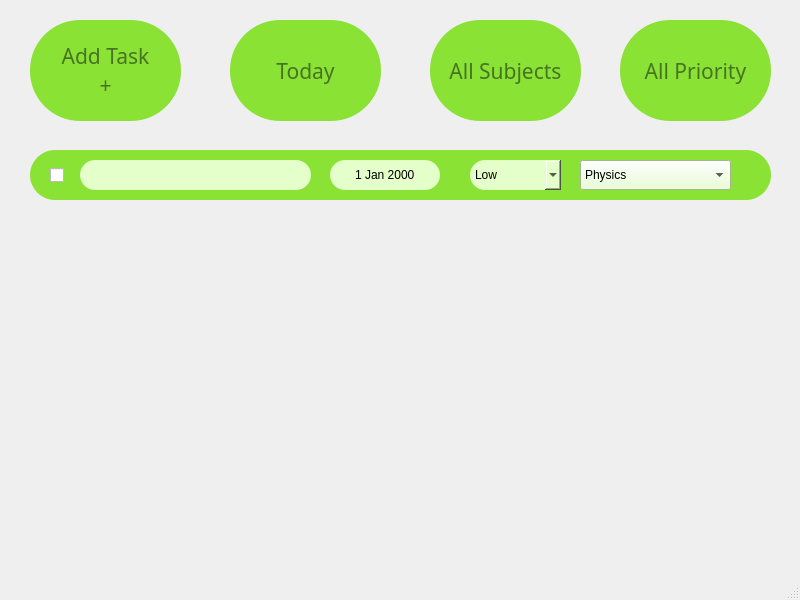
<?xml version="1.0" encoding="UTF-8"?>
<ui version="4.0">
 <class>MainWindow</class>
 <widget class="QMainWindow" name="MainWindow">
  <property name="geometry">
   <rect>
    <x>0</x>
    <y>0</y>
    <width>800</width>
    <height>600</height>
   </rect>
  </property>
  <property name="windowTitle">
   <string>MainWindow</string>
  </property>
  <property name="tabShape">
   <enum>QTabWidget::Rounded</enum>
  </property>
  <widget class="QWidget" name="centralwidget">
   <widget class="QLabel" name="label">
    <property name="geometry">
     <rect>
      <x>30</x>
      <y>20</y>
      <width>151</width>
      <height>101</height>
     </rect>
    </property>
    <property name="font">
     <font>
      <family>Google Sans</family>
      <pointsize>16</pointsize>
      <weight>7</weight>
      <italic>false</italic>
      <bold>false</bold>
     </font>
    </property>
    <property name="styleSheet">
     <string notr="true">QLabel{
font: 57 16pt &quot;Google Sans&quot;;
color: rgb(72, 115, 35);
border-radius: 50px;
background-color: rgb(138, 226, 52);
transition: background-colour 1s;
}
QLabel::hover{
color: rgb(32, 74, 135);
border-radius: 50px;
background-color: rgb(114, 159, 207);
}</string>
    </property>
    <property name="text">
     <string>Add Task
+</string>
    </property>
    <property name="alignment">
     <set>Qt::AlignCenter</set>
    </property>
   </widget>
   <widget class="QFrame" name="frame">
    <property name="geometry">
     <rect>
      <x>30</x>
      <y>150</y>
      <width>741</width>
      <height>50</height>
     </rect>
    </property>
    <property name="styleSheet">
     <string notr="true">QFrame{
background-color: rgb(138, 226, 52);
border-radius: 25px;
}</string>
    </property>
    <property name="frameShape">
     <enum>QFrame::StyledPanel</enum>
    </property>
    <property name="frameShadow">
     <enum>QFrame::Raised</enum>
    </property>
    <widget class="QDateEdit" name="dateEdit">
     <property name="geometry">
      <rect>
       <x>300</x>
       <y>10</y>
       <width>110</width>
       <height>30</height>
      </rect>
     </property>
     <property name="styleSheet">
      <string notr="true">QDateEdit {
	border-radius: 15px;
	background-color: rgb(229, 255, 203);
}</string>
     </property>
     <property name="frame">
      <bool>true</bool>
     </property>
     <property name="alignment">
      <set>Qt::AlignCenter</set>
     </property>
     <property name="buttonSymbols">
      <enum>QAbstractSpinBox::NoButtons</enum>
     </property>
    </widget>
    <widget class="QLineEdit" name="lineEdit">
     <property name="geometry">
      <rect>
       <x>50</x>
       <y>10</y>
       <width>231</width>
       <height>30</height>
      </rect>
     </property>
     <property name="styleSheet">
      <string notr="true">QLineEdit {
	border-radius: 15px;
	background-color: rgb(229, 255, 203);
}</string>
     </property>
    </widget>
    <widget class="QCheckBox" name="checkBox">
     <property name="geometry">
      <rect>
       <x>20</x>
       <y>10</y>
       <width>81</width>
       <height>30</height>
      </rect>
     </property>
     <property name="text">
      <string/>
     </property>
    </widget>
    <widget class="QComboBox" name="comboBox_2">
     <property name="geometry">
      <rect>
       <x>550</x>
       <y>10</y>
       <width>151</width>
       <height>30</height>
      </rect>
     </property>
     <property name="palette">
      <palette>
       <active>
        <colorrole role="Button">
         <brush brushstyle="SolidPattern">
          <color alpha="255">
           <red>229</red>
           <green>255</green>
           <blue>203</blue>
          </color>
         </brush>
        </colorrole>
        <colorrole role="Base">
         <brush brushstyle="SolidPattern">
          <color alpha="255">
           <red>229</red>
           <green>255</green>
           <blue>203</blue>
          </color>
         </brush>
        </colorrole>
        <colorrole role="Window">
         <brush brushstyle="SolidPattern">
          <color alpha="255">
           <red>229</red>
           <green>255</green>
           <blue>203</blue>
          </color>
         </brush>
        </colorrole>
       </active>
       <inactive>
        <colorrole role="Button">
         <brush brushstyle="SolidPattern">
          <color alpha="255">
           <red>229</red>
           <green>255</green>
           <blue>203</blue>
          </color>
         </brush>
        </colorrole>
        <colorrole role="Base">
         <brush brushstyle="SolidPattern">
          <color alpha="255">
           <red>229</red>
           <green>255</green>
           <blue>203</blue>
          </color>
         </brush>
        </colorrole>
        <colorrole role="Window">
         <brush brushstyle="SolidPattern">
          <color alpha="255">
           <red>229</red>
           <green>255</green>
           <blue>203</blue>
          </color>
         </brush>
        </colorrole>
       </inactive>
       <disabled>
        <colorrole role="Button">
         <brush brushstyle="SolidPattern">
          <color alpha="255">
           <red>229</red>
           <green>255</green>
           <blue>203</blue>
          </color>
         </brush>
        </colorrole>
        <colorrole role="Base">
         <brush brushstyle="SolidPattern">
          <color alpha="255">
           <red>229</red>
           <green>255</green>
           <blue>203</blue>
          </color>
         </brush>
        </colorrole>
        <colorrole role="Window">
         <brush brushstyle="SolidPattern">
          <color alpha="255">
           <red>229</red>
           <green>255</green>
           <blue>203</blue>
          </color>
         </brush>
        </colorrole>
       </disabled>
      </palette>
     </property>
     <property name="styleSheet">
      <string notr="true">QComboBox {
background-color: rgb(229, 255, 203);
}</string>
     </property>
     <property name="frame">
      <bool>true</bool>
     </property>
     <item>
      <property name="text">
       <string>Physics</string>
      </property>
     </item>
     <item>
      <property name="text">
       <string>Chemistry</string>
      </property>
     </item>
     <item>
      <property name="text">
       <string>Maths</string>
      </property>
     </item>
    </widget>
    <widget class="QComboBox" name="comboBox_3">
     <property name="geometry">
      <rect>
       <x>440</x>
       <y>10</y>
       <width>91</width>
       <height>30</height>
      </rect>
     </property>
     <property name="layoutDirection">
      <enum>Qt::LeftToRight</enum>
     </property>
     <property name="styleSheet">
      <string notr="true">QComboBox {
	border-radius: 15px;
	background-color: rgb(229, 255, 203);
}</string>
     </property>
     <item>
      <property name="text">
       <string>Low</string>
      </property>
     </item>
     <item>
      <property name="text">
       <string>Medium</string>
      </property>
     </item>
     <item>
      <property name="text">
       <string>High</string>
      </property>
     </item>
    </widget>
   </widget>
   <widget class="QLabel" name="label_2">
    <property name="geometry">
     <rect>
      <x>620</x>
      <y>20</y>
      <width>151</width>
      <height>101</height>
     </rect>
    </property>
    <property name="font">
     <font>
      <family>Google Sans</family>
      <pointsize>16</pointsize>
      <weight>7</weight>
      <italic>false</italic>
      <bold>false</bold>
     </font>
    </property>
    <property name="styleSheet">
     <string notr="true">QLabel{
font: 57 16pt &quot;Google Sans&quot;;
color: rgb(72, 115, 35);
border-radius: 50px;
background-color: rgb(138, 226, 52);
transition: background-colour 1s;
}
QLabel::hover{
color: rgb(32, 74, 135);
border-radius: 50px;
background-color: rgb(114, 159, 207);
}</string>
    </property>
    <property name="text">
     <string>All Priority</string>
    </property>
    <property name="alignment">
     <set>Qt::AlignCenter</set>
    </property>
   </widget>
   <widget class="QLabel" name="label_3">
    <property name="geometry">
     <rect>
      <x>230</x>
      <y>20</y>
      <width>151</width>
      <height>101</height>
     </rect>
    </property>
    <property name="font">
     <font>
      <family>Google Sans</family>
      <pointsize>16</pointsize>
      <weight>7</weight>
      <italic>false</italic>
      <bold>false</bold>
     </font>
    </property>
    <property name="styleSheet">
     <string notr="true">QLabel{
font: 57 16pt &quot;Google Sans&quot;;
color: rgb(72, 115, 35);
border-radius: 50px;
background-color: rgb(138, 226, 52);
transition: background-colour 1s;
}
QLabel::hover{
color: rgb(32, 74, 135);
border-radius: 50px;
background-color: rgb(114, 159, 207);
}</string>
    </property>
    <property name="text">
     <string>Today</string>
    </property>
    <property name="alignment">
     <set>Qt::AlignCenter</set>
    </property>
   </widget>
   <widget class="QLabel" name="label_4">
    <property name="geometry">
     <rect>
      <x>430</x>
      <y>20</y>
      <width>151</width>
      <height>101</height>
     </rect>
    </property>
    <property name="font">
     <font>
      <family>Google Sans</family>
      <pointsize>16</pointsize>
      <weight>7</weight>
      <italic>false</italic>
      <bold>false</bold>
     </font>
    </property>
    <property name="styleSheet">
     <string notr="true">QLabel{
font: 57 16pt &quot;Google Sans&quot;;
color: rgb(72, 115, 35);
border-radius: 50px;
background-color: rgb(138, 226, 52);
transition: background-colour 1s;
}
QLabel::hover{
color: rgb(32, 74, 135);
border-radius: 50px;
background-color: rgb(114, 159, 207);
}</string>
    </property>
    <property name="text">
     <string>All Subjects</string>
    </property>
    <property name="alignment">
     <set>Qt::AlignCenter</set>
    </property>
   </widget>
  </widget>
  <widget class="QMenuBar" name="menubar">
   <property name="geometry">
    <rect>
     <x>0</x>
     <y>0</y>
     <width>800</width>
     <height>25</height>
    </rect>
   </property>
  </widget>
  <widget class="QStatusBar" name="statusbar"/>
 </widget>
 <resources/>
 <connections/>
</ui>
